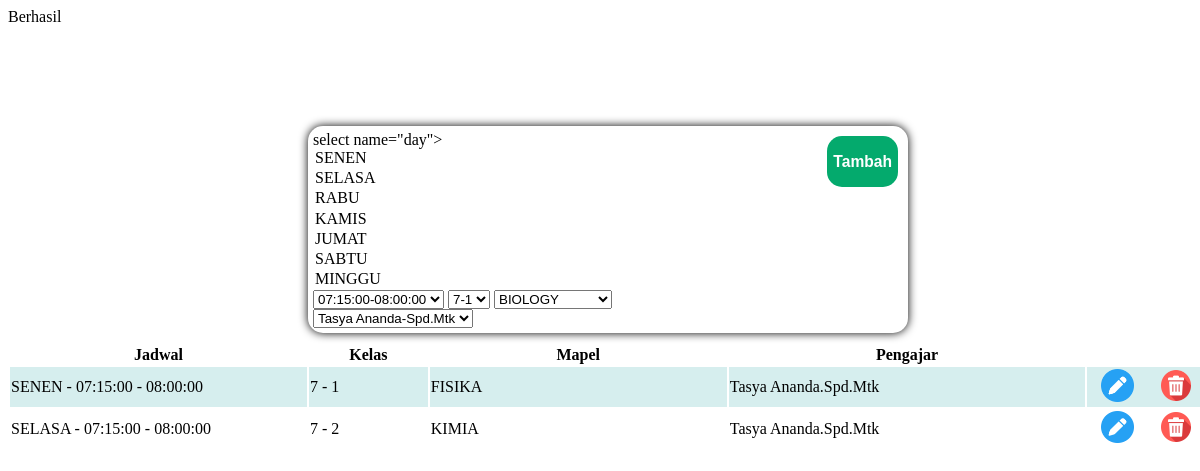
Screenshot of /schedule/schedule.php with the database file from the repository.
### tables this page shows
CREATE TABLE `data_schedule` (
  `urut_schedule` int(11) NOT NULL,
  `id_schedule` varchar(7) NOT NULL,
  `day_schedule` int(11) NOT NULL,
  `id_time` int(11) NOT NULL,
  `id_kelas` int(11) NOT NULL,
  `no_mapel` int(11) NOT NULL,
  `nip` int(11) NOT NULL
);

CREATE TABLE `data_time` (
  `id_time` int(11) NOT NULL,
  `start_time` time NOT NULL,
  `end_time` time NOT NULL
);

CREATE TABLE `data_kelas` (
  `urut_kelas` int(11) NOT NULL,
  `id_kelas` int(11) NOT NULL,
  `sup_kelas` int(11) NOT NULL,
  `sub_kelas` int(11) NOT NULL,
  `wali_kelas` varchar(30) NOT NULL
);

CREATE TABLE `data_mapel` (
  `no_mapel` int(11) NOT NULL,
  `judul_mapel` varchar(20) NOT NULL
);

CREATE TABLE `data_guru` (
  `urut_guru` int(11) NOT NULL,
  `nip` int(11) NOT NULL,
  `nama_guru` varchar(20) NOT NULL,
  `gelar_guru` varchar(10) NOT NULL,
  `gender_guru` char(1) NOT NULL,
  `hp_guru` int(11) NOT NULL,
  `alamat_guru` varchar(30) NOT NULL,
  `jabatan` varchar(15) NOT NULL
);

### schedule/schedule.php (the view, shortened to what this page needs)
<!DOCTYPE html>
<html>
    <head>
    </head>
    <body style="width:100%; height:100%;">
        <?php
        include "../connect.php";
        echo '<div style="width: 100%;display:flex;justify-content: center;padding-top: 100px;">
            <form class="boxi" method="POST">
              <div style="display:flex; align-itemss:center;">
                <div style="width:75%;">
                  select name="day">
                   <option value="1">SENEN</option>
                   <option value="2">SELASA</option>
                   <option value="3">RABU</option>
                   <option value="4">KAMIS</option>
                   <option value="5">JUMAT</option>
                   <option value="6">SABTU</option>
                   <option value="7">MINGGU</option>
                   </select>
                  <select name="jadwal">';
                    $sql = "SELECT * FROM data_time";
                    $result = $conn->query($sql);
                    while($row = $result->fetch_assoc()){
                      echo "<option value=".$row['id_time'].">".$row['start_time']."-".$row['end_time']."</option>";
                    }
                  echo '</select>
                  <select name="kelas">';
                    $sql = "SELECT * FROM data_kelas";
                    $result = $conn->query($sql);
                    while($row = $result->fetch_assoc()){
                      echo "<option value=".$row['id_kelas'].">".$row['sup_kelas']."-".$row['sub_kelas']."</option>";
                    }
                  echo '</select>
                  <select name="mapel">';
                    $sql = "SELECT * FROM data_mapel";
                    $result = $conn->query($sql);
                    while($row = $result->fetch_assoc()){
                      echo "<option value=".$row['kode_mapel'].">".$row['judul_mapel']."</option>";
                    }
                  echo '</select>
                  <select name="guru">';
                    $sql = "SELECT nip, nama_guru, gelar_guru FROM data_guru";
                    $result = $conn->query($sql);
                    while($row = $result->fetch_assoc()){
                      echo "<option value=".$row['nip'].">".$row['nama_guru']."-".$row['gelar_guru']."</option>";
                    }
                  echo '</select>
                </div>
              <div style="width: 25%;align-items: center; margin-left:5px;">
              <button  type="submit" style= "float: right; margin: 5PX; border: none; background-color: #04AA6D; color: white; border-radius: 15px;" name="simpan"><h3>Tambah</h3></button>
              </div>
            </div>
            </form>
          </div>';
        echo '<table width="100%">
        <tr>
          <th width="25%">Jadwal</th>
          <th width="10%">Kelas</th>
          <th width="25%">Mapel</th>
          <th width="30%">Pengajar</th>
          <th width="10%"></th>
        </tr>';
        $sql="SELECT urut_schedule,day_schedule,start_time,end_time,sup_kelas,sub_kelas,judul_mapel,nama_guru,gelar_guru from data_schedule,data_time,data_kelas,data_mapel,data_guru WHERE data_schedule.id_time=data_time.id_time AND data_schedule.id_kelas=data_kelas.id_kelas AND data_schedule.no_mapel=data_mapel.no_mapel AND data_schedule.nip=data_guru.nip";
        $result = $conn->query($sql);
        while($row = $result->fetch_assoc()) {
          echo "<tr><td>";
          switch($row["day_schedule"]){
            case 1:
                echo "SENEN";
                break;
            case 2:
                echo"SELASA";
                break;
          }
          echo " - " . $row["start_time"]." - ".$row["end_time"]."</td><td>". $row["sup_kelas"]." - ".$row["sub_kelas"]."</td><td>".$row["judul_mapel"]."</td><td>".$row["nama_guru"].".".$row["gelar_guru"].'</td><td style="display:flex;">
          <form action="edit.php" method="GET"><button type="submit" name="edit" value="'.$row['urut_schedule'].'" style=" background-color:transparent; border:none;"><img src="pen.png" style="width: 70%;"></button></form>
          <form action="delete.php" method="GET"><button type="submit" name="hapus" value="'.$row['urut_schedule'].'" style="background-color:transparent; border:none;"><img src="delete.png" style="width: 70%;"></button></form>
          </td></tr>';
        }?>
    </body>
</html>

### schedule/schedule.php (style rules this page uses)
head,body { width:100%; height:100%; }
tr:nth-child(even) { background-color: #D6EEEE; }
.boxi { width: 50%; box-sizing: border-box; border-radius: 15px; box-shadow: 0px 0px 10px rgba(0,0, 0, 1); justify-content: center; padding: 5px; margin-bottom: 10px; }

### rows the page displays
data_schedule: day_schedule "SENEN", id_time.start_time "07:15:00", id_time.end_time "08:00:00", data_kelas.sup_kelas "7", data_kelas.sub_kelas "1", no_mapel.judul_mapel "FISIKA", data_guru.nama_guru "Tasya Ananda", data_guru.gelar_guru "Spd.Mtk"
data_schedule: day_schedule "SELASA", id_time.start_time "07:15:00", id_time.end_time "08:00:00", data_kelas.sup_kelas "7", data_kelas.sub_kelas "2", no_mapel.judul_mapel "KIMIA", data_guru.nama_guru "Tasya Ananda", data_guru.gelar_guru "Spd.Mtk", $row['urut_schedule'] 3 (drawn)

### other values shown
form field jadwal "07:15:00-08:00:00"
form field kelas "7-1"
form field mapel "BIOLOGY"
form field guru "Tasya Ananda-Spd.Mtk"
